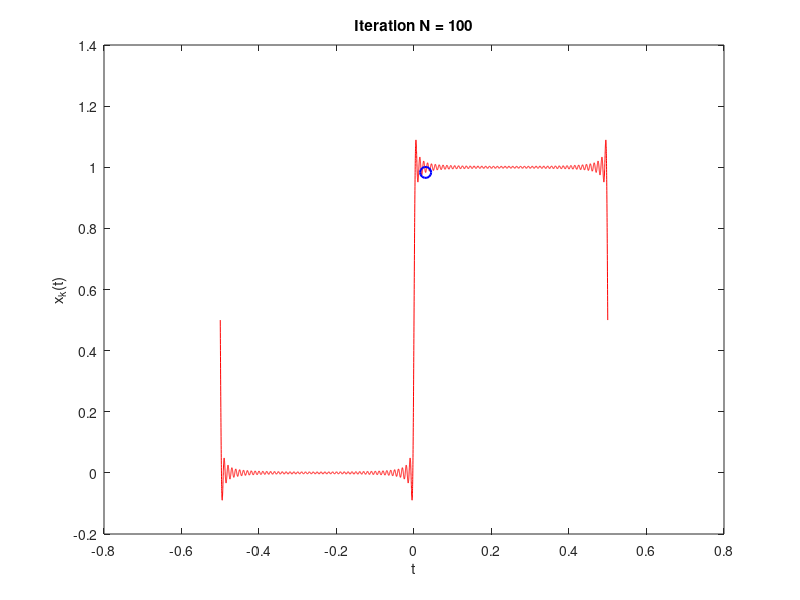

Here is the MATLAB script that generated this plot:
clear
for N = 1:100

% Basic konstanter
T = 1;
Tp = 0.5;
t = -T/2:0.0001:T/2;
t_punkt = 0.03;
% N = 1000;
k = (-N:N)';
omega = 2*pi/T*k;
F = exp(1i*omega*t);

% Kvadratvåg
Xk = Tp/T * exp(-1i*omega*Tp/2) .* (sin(omega*Tp/2) ./ (omega*Tp/2));
zeroindex = find(k==0);
Xk(zeroindex) = Tp;

xk = real(Xk.'*F);
xk_punkt = real(sum(Xk .* exp(1i * omega * t_punkt)));

figure(1)
plot(t, xk, 'r-')
hold on
plot(t_punkt, xk_punkt, 'bo', 'MarkerSize', 8, 'LineWidth', 1.5);
hold off
title(['Iteration N = ', num2str(N)]);
xlabel('t');
ylabel('x_k(t)');

pause(0.1);

end